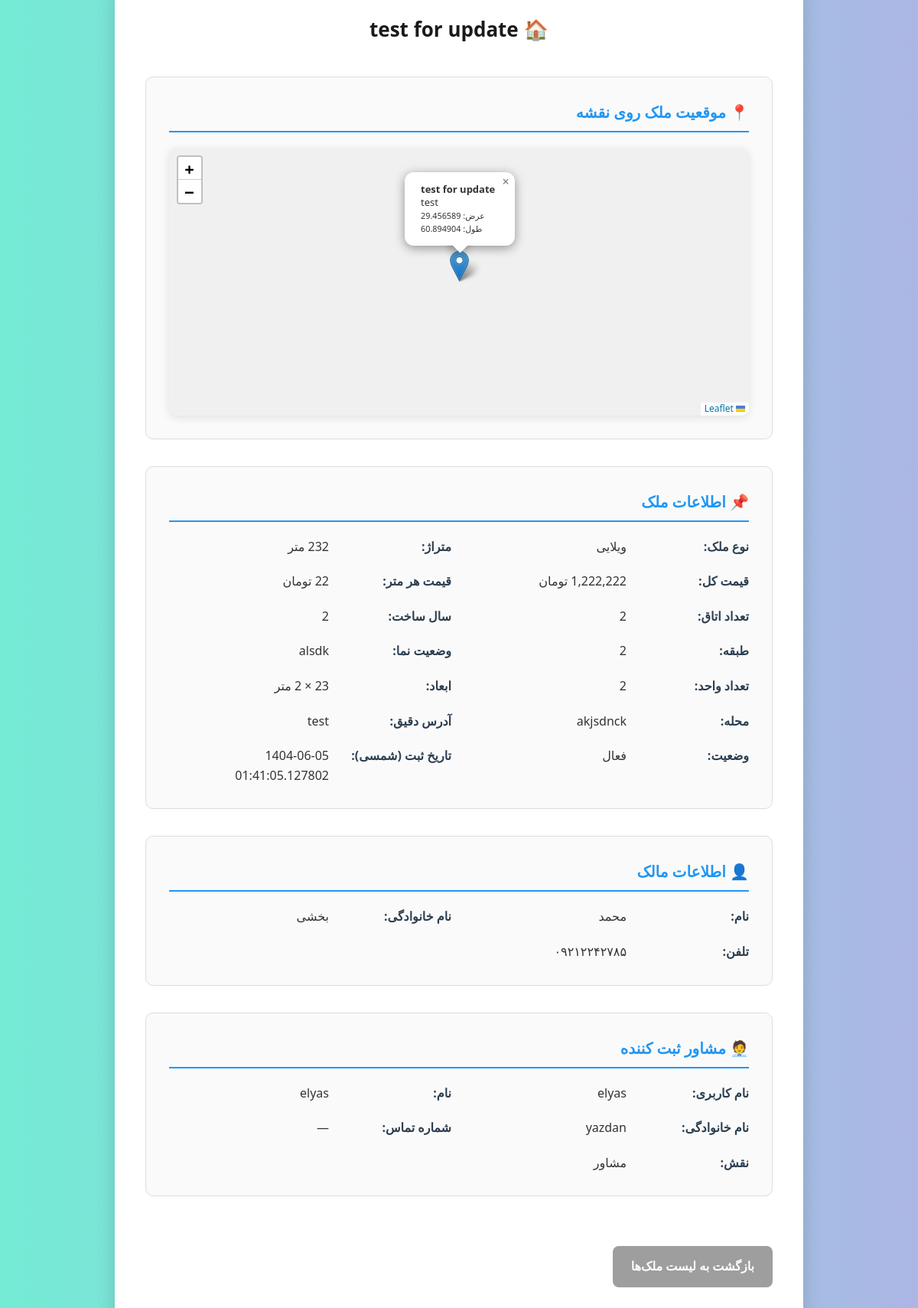
/admin/property/view/17 (signed in), run on the app's committed database.
### models.py (models this page shows)
class Property(Base):
    __tablename__ = "Property"
    id = Column(Integer, primary_key=True, index=True, autoincrement=True)
    title = Column(String(500), unique=False, nullable=False)
    size = Column(Integer, unique=False, nullable=False)
    price = Column(Integer, unique=False, nullable=False)
    pricePerMeter = Column(Integer, unique=False, nullable=False)
    bedrooms = Column(Integer, unique=False, nullable=True)
    width = Column(Integer, unique=False, nullable=False)
    length = Column(Integer, unique=False, nullable=False)
    floorNumber = Column(Integer, unique=False, nullable=False)
    facade_status = Column(String(50), unique=False, nullable=False)
    builtYear = Column(Integer, unique=False, nullable=False)
    locationOnMap = Column(String(100), unique=False, nullable=False)
    detailed_address = Column(String(500), unique=False, nullable=False)
    neighborhood = Column(String(50), unique=False, nullable=False)
    description = Column(String(500), unique=False, nullable=True)
    amenities = Column(String(500), unique=False, nullable=True)
    units_in_building = Column(Integer, unique=False, nullable=True)
    property_type = Column(String(50), unique=False, nullable=False)
    latitude = Column(String(50), unique=False, nullable=False)
    longitude = Column(String(50), unique=False, nullable=False)
    status = Column(String(10), unique=False, nullable=False, default="active")
    RegisterDatePersian = Column(String(200), unique=False, nullable=False, default=str(jdatetime.datetime.today()))
    today = str(datetime.datetime.today().date())
    RegisterDateNational = Column(String(200), unique=False, nullable=False, default=str(today))
    adviosor_id = Column(Integer, unique=False, nullable=True, default=0)
    owner_id = Column(Integer, unique=False, nullable=True)

class Owner(Base):
    __tablename__ = "owner"
    id = Column(Integer, primary_key=True, index=True, autoincrement=True)
    name = Column(String(50), unique=False, nullable=False)
    Family = Column(String(50), unique=False, nullable=False)
    phone = Column(String(15), unique=False, nullable=False)
    DISC_test = Column(String(2), unique=False, nullable=True)

class User(Base):
    __tablename__ = "users"
    id = Column(Integer, primary_key=True, index=True, autoincrement=True)
    username = Column(String(50), unique=True, index=True)
    name = Column(String(50), unique=False, index=True)
    family = Column(String(50), unique=False, index=True)
    email = Column(String(100), unique=True, index=True)
    role = Column(String(50), default="Advisor",)
    hashed_password = Column(String(100))
    status = Column(String(50), default="active",)
    phone = Column(String(13), unique=False)

### main.py (the view)
@app.get("/admin/property/view/{prop_id}", response_class=HTMLResponse)
async def view_property(prop_id: int, request: Request, db: Session = Depends(get_db), user: models.User = Depends(dependencies.get_current_user)):
    property = db.query(models.Property).filter(models.Property.id == prop_id).first()
    if not property:
        raise HTTPException(status_code=404, detail="ملک یافت نشد")
    owner = None
    if property.owner_id:
        owner = db.query(models.Owner).filter(models.Owner.id == property.owner_id).first()
    advisor = None
    if property.adviosor_id and property.adviosor_id != 0:
        advisor = db.query(models.User).filter(models.User.id == property.adviosor_id).first()
    return templates.TemplateResponse("admin_property_view.html", {
        "request": request,
        "property": property,
        "owner": owner,
        "advisor": advisor
    })

### templates/admin_property_view.html (shortened to what this page needs)
<!DOCTYPE html>
<html lang="fa" dir="rtl">
<head>
    <link rel="stylesheet" href="/static/style.css">
    <link rel="stylesheet" href="https://unpkg.com/leaflet@1.9.4/dist/leaflet.css" />
</head>
<body>
<div class="view-container">
    <h2>🏠 {{ property.title }}</h2>
    <div class="section">
        <div class="section-title">📍 موقعیت ملک روی نقشه</div>
        <div id="map"></div>
    </div>
    <div class="section">
        <div class="section-title">📌 اطلاعات ملک</div>
        <div class="info-grid">
            <div class="info-item"><strong>نوع ملک:</strong> {{ property.property_type }}</div>
            <div class="info-item"><strong>متراژ:</strong> {{ property.size }} متر</div>
            <div class="info-item"><strong>قیمت کل:</strong> {{ "{:,}".format(property.price|int) }} تومان</div>
            <div class="info-item"><strong>قیمت هر متر:</strong> {{ "{:,}".format(property.pricePerMeter|int) }} تومان</div>
            <div class="info-item"><strong>تعداد اتاق:</strong> {{ property.bedrooms or "—" }}</div>
            <div class="info-item"><strong>سال ساخت:</strong> {{ property.builtYear }}</div>
            <div class="info-item"><strong>طبقه:</strong> {{ property.floorNumber }}</div>
            <div class="info-item"><strong>وضعیت نما:</strong> {{ property.facade_status }}</div>
            <div class="info-item"><strong>تعداد واحد:</strong> {{ property.units_in_building or "—" }}</div>
            <div class="info-item"><strong>ابعاد:</strong> {{ property.length }} × {{ property.width }} متر</div>
            <div class="info-item"><strong>محله:</strong> {{ property.neighborhood }}</div>
            <div class="info-item"><strong>آدرس دقیق:</strong> {{ property.detailed_address }}</div>
            <div class="info-item"><strong>وضعیت:</strong> {{ "فعال" if property.status == "active" else "غیرفعال" }}</div>
            <div class="info-item"><strong>تاریخ ثبت (شمسی):</strong> {{ property.RegisterDatePersian }}</div>
        </div>
    </div>
    {% if owner %}
    <div class="section">
        <div class="section-title">👤 اطلاعات مالک</div>
        <div class="info-grid">
            <div class="info-item"><strong>نام:</strong> {{ owner.name }}</div>
            <div class="info-item"><strong>نام خانوادگی:</strong> {{ owner.Family }}</div>
            <div class="info-item"><strong>تلفن:</strong> {{ owner.phone }}</div>
        </div>
    </div>
    {% endif %}
    {% if advisor %}
    <div class="section">
        <div class="section-title">🧑‍💼 مشاور ثبت کننده</div>
        <div class="info-grid">
            <div class="info-item"><strong>نام کاربری:</strong> {{ advisor.username }}</div>
            <div class="info-item"><strong>نام:</strong> {{ advisor.name or "—" }}</div>
            <div class="info-item"><strong>نام خانوادگی:</strong> {{ advisor.family or "—" }}</div>
            <div class="info-item"><strong>شماره تماس:</strong> {{ advisor.phone or "—" }}</div>
            <div class="info-item"><strong>نقش:</strong> {{ "ادمین" if advisor.role == "admin" else "مشاور" }}</div>
        </div>
    </div>
    {% endif %}
    <a href="/admin/properties" class="back-btn">بازگشت به لیست ملک‌ها</a>
</div>
</body>
</html>

### static/style.css (style rules this page uses)
* { margin: 0; padding: 0; box-sizing: border-box; font-family: "Segoe UI", Tahoma, Geneva, Verdana, sans-serif; }
body { background: linear-gradient(to right, #74ebd5, #ACB6E5); min-height: 100vh; display: flex; align-items: center; justify-content: center; color: #333; padding: 20px; }
* { margin: 0; padding: 0; box-sizing: border-box; }
body { font-family: "Segoe UI", Tahoma, Geneva, Verdana, sans-serif; background: linear-gradient(to right, #74ebd5, #ACB6E5); height: 100vh; display: flex; justify-content: center; align-items: center; color: #333; }
body { background-color: #f4f4f4; }
.back-btn { display: inline-block; margin-bottom: 20px; padding: 8px 16px; background-color: #9e9e9e; color: white; text-decoration: none; border-radius: 6px; font-weight: bold; transition: background-color 0.3s ease; }
body { font-family: "Segoe UI", Tahoma, Geneva, Verdana, sans-serif; margin: 0; padding: 0; background-color: #f4f4f4; }

### templates/admin_property_view.html (style rules this page uses)
* { box-sizing: border-box; margin: 0; padding: 0; }
body { font-family: "Segoe UI", Tahoma, Geneva, Verdana, sans-serif; background: linear-gradient(to right, #74ebd5, #ACB6E5); min-height: 220vh; padding: 20px 20px 60px; color: #333; line-height: 1.6; }
.view-container { max-width: 900px; margin: 0 auto; padding: 40px; background-color: white; border-radius: 12px; box-shadow: 0 5px 25px rgba(0, 0, 0, 0.15); }
h2 { text-align: center; margin-bottom: 40px; color: #1a1a1a; font-size: 26px; font-weight: bold; }
.section { margin-bottom: 35px; padding: 30px; border: 1px solid #ddd; border-radius: 10px; background-color: #fafafa; }
.section-title { font-size: 20px; font-weight: bold; color: #2196F3; margin-bottom: 20px; border-bottom: 2px solid #2196F3; padding-bottom: 8px; }
.info-grid { display: grid; grid-template-columns: repeat(2, 1fr); gap: 20px; }
.info-item { display: flex; font-size: 16px; }
.info-item strong { min-width: 160px; font-weight: bold; color: #2c3e50; }
#map { height: 350px; width: 100%; border-radius: 10px; overflow: hidden; background-color: #f0f0f0; box-shadow: 0 3px 12px rgba(0, 0, 0, 0.1); }
.back-btn { display: inline-block; margin-top: 30px; padding: 14px 24px; background-color: #9e9e9e; color: white; text-decoration: none; border-radius: 8px; font-weight: bold; font-size: 16px; }

### data on the page
Property: title "test for update", property_type "ویلایی", bedrooms "2", builtYear "2", floorNumber "2", facade_status "alsdk", units_in_building "2", width "2", neighborhood "akjsdnck", detailed_address "test", status "فعال", RegisterDatePersian "1404-06-05 01:41:05.127802"
Owner: name "محمد", Family "بخشی", phone "۰۹۲۱۲۲۴۲۷۸۵"
User: username "elyas", name "elyas", family "yazdan", phone "—", role "مشاور"
